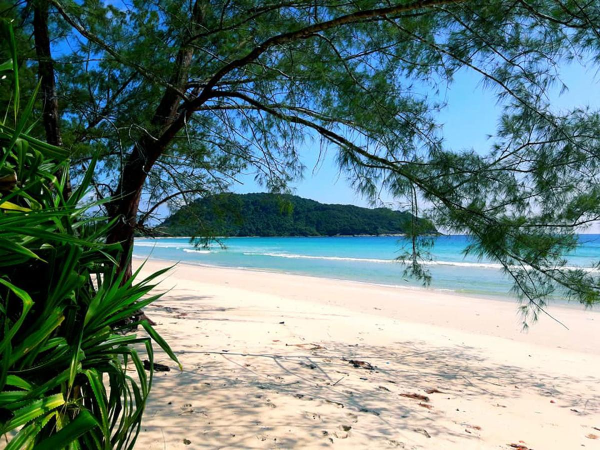
#> input picture Assignments/HW4/code/my_data/3.4/bgd_image.jpg, 1200 x 900 px, given as the content of the folder my_data/3.3/plant_vid_frames, which was not available (shown at 1/2 size)
$ python my_vid2vid_ext.py
#> lines starting #> are read from the running program, lines starting #| are printed output that depends on the picture; after the words box and inside, x2 and y2 are one past the last pixel; in counts of white or black regions, pixels touching at a corner belong together; pictures that were not available may be replaced by others from this repository, and a replacement may not be noted
### Assignments/HW4/code/frame_video_convert.py
"""
Author: Tal Daniel
"""
import cv2
import numpy as np
import glob
import os


def image_seq_to_video(imgs_path, output_path='./video.mp4', fps=15.0):
    output = output_path
    img_array = []
    for filename in glob.glob(os.path.join(imgs_path, '*.jpg')):
        img = cv2.imread(filename)
        height, width, layers = img.shape
        img = cv2.resize(img, (width, height))
        height, width, layers = img.shape
        size = (width, height)
        img_array.append(img)

    print(size)
    print("writing video...")
    fourcc = cv2.VideoWriter_fourcc(*'mp4v')  # Be sure to use lower case
    out = cv2.VideoWriter(output, fourcc, fps, size)
    # out = cv2.VideoWriter('project.avi', cv2.VideoWriter_fourcc(*'DIVX'), 15, size)

    for i in range(len(img_array)):
        out.write(img_array[i])
    out.release()
    print("saved video @ ", output)


# [13 lines left out: function video_to_image_seq, not called in this run]

### Assignments/HW4/code/my_vid2vid_ext.py
import cv2
import numpy as np
import os
import os.path as osp
import matplotlib.pyplot as plt
from frame_video_convert import video_to_image_seq, image_seq_to_video
from my_ar import my_vid2vid, create_ref

# lower_bound_fgd = (50, 200, 0)
# upper_bound_fgd = (80, 255, 20)

def _calc_mask(im_path, lower_bound_fgd=(0, 140, 10), upper_bound_fgd=(130, 255, 35),
              in_range=True, is_erode=False):
#> called with lower_bound_fgd = (0, 140, 10), upper_bound_fgd = (130, 255, 35), in_range = False, is_erode = True
    img = cv2.imread(im_path)
#> img is the input picture: shape (900, 1200, 3); mean B, G, R 123.7, 127.6, 105.7
    img = cv2.cvtColor(img, cv2.COLOR_BGR2RGB)
    fgd_ann = cv2.inRange(img, lower_bound_fgd, upper_bound_fgd)//255
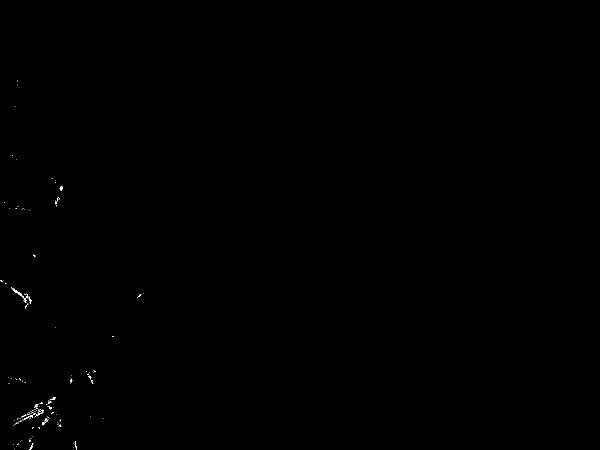
#> fgd_ann: shape (900, 1200) (shown at 1/2 size); values 0 (black) and 1 (white), 0.09% white in thin lines or dots, all inside (x1, y1, x2, y2) = (0, 161, 287, 900)
    if not in_range:
        fgd_ann = abs(1 - fgd_ann)
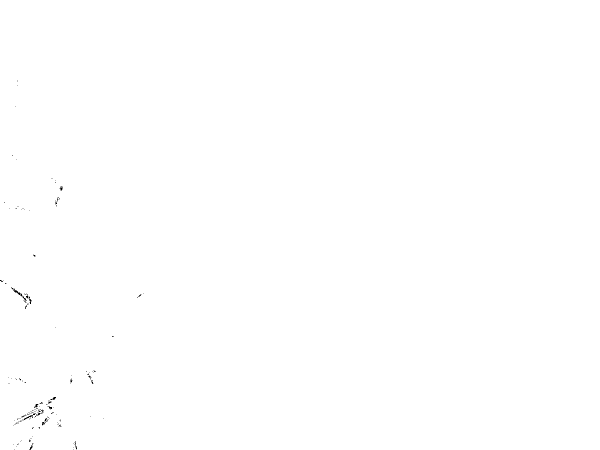
#> fgd_ann: shape (900, 1200) (shown at 1/2 size); values 0 (black) and 1 (white), 99.9% white; black in thin lines or dots, all inside (x1, y1, x2, y2) = (0, 161, 287, 900)
    if is_erode:
        kernel = np.ones((7, 7), np.uint8)
        fgd_ann = cv2.erode(fgd_ann, kernel, iterations=1)
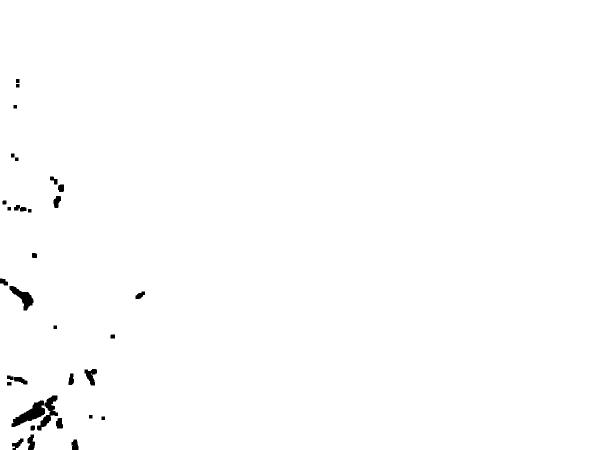
#> fgd_ann: shape (900, 1200) (shown at 1/2 size); values 0 (black) and 1 (white), 99.3% white; 32 black regions, largest, box (x1, y1, x2, y2) and area: (23, 801, 90, 854) 1479, (74, 791, 116, 861) 1029, (19, 572, 67, 621) 944

    # im_with_mask = np.copy(img)
    # for i in range(3):
    #     img[:, :, i] = img[:, :, i] * fgd_ann
    img = img * fgd_ann[:, :, np.newaxis]

    img = cv2.cvtColor(img, cv2.COLOR_RGB2BGR)
    return fgd_ann, img


def calc_th_masks(in_dir_path, mask_out_dir_path, im_output_dir_path):
    for input_im in os.listdir(in_dir_path):
        im_path = osp.join(in_dir_path, input_im)
        mask, out_im = _calc_mask(im_path, in_range=False, is_erode=True)
        mask_path = osp.join(mask_out_dir_path, input_im)
        cv2.imwrite(mask_path, mask * 255)
        masked_im_path = osp.join(im_output_dir_path, input_im)
        cv2.imwrite(masked_im_path, out_im)

# 3.4
# TODO: pass segmented images, apply threshold to them to remove background and place on book


if __name__ == '__main__':

    # calculate masks and masked images
    in_dir = 'my_data/3.3/plant_vid_frames'
    masks_dir = 'my_data/3.4/masks'
    dancer_with_masks_dir = 'my_data/3.4/with_masks'
    calc_th_masks(in_dir, masks_dir, dancer_with_masks_dir)
    image_seq_to_video(dancer_with_masks_dir, output_path='my_data/3.4/dancing.mp4')
#> (the run stopped early here; a loop or call above may not have finished)
